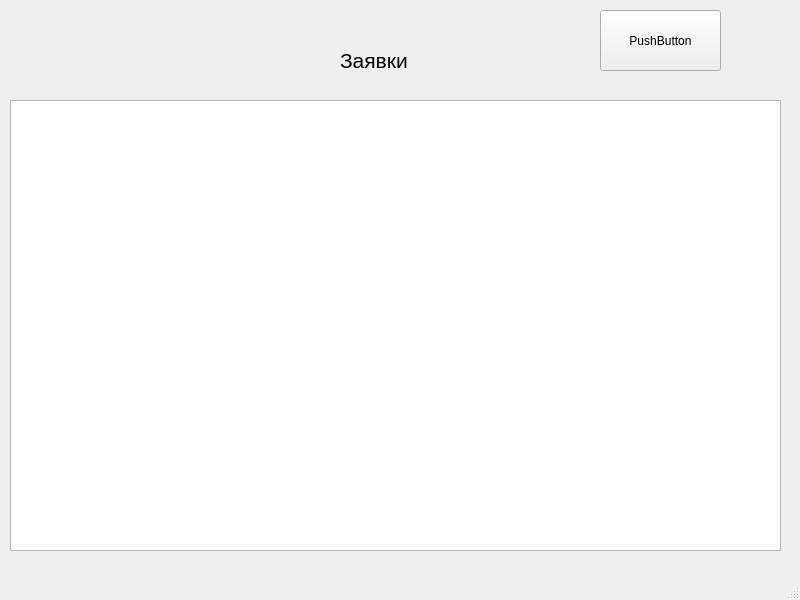
<?xml version="1.0" encoding="UTF-8"?>
<ui version="4.0">
 <class>MainWindow</class>
 <widget class="QMainWindow" name="MainWindow">
  <property name="geometry">
   <rect>
    <x>0</x>
    <y>0</y>
    <width>800</width>
    <height>600</height>
   </rect>
  </property>
  <property name="windowTitle">
   <string>MainWindow</string>
  </property>
  <widget class="QWidget" name="centralwidget">
   <widget class="QTableView" name="tableView">
    <property name="geometry">
     <rect>
      <x>10</x>
      <y>100</y>
      <width>771</width>
      <height>451</height>
     </rect>
    </property>
   </widget>
   <widget class="QLabel" name="label">
    <property name="geometry">
     <rect>
      <x>340</x>
      <y>30</y>
      <width>211</width>
      <height>61</height>
     </rect>
    </property>
    <property name="font">
     <font>
      <family>Segoe UI</family>
      <pointsize>16</pointsize>
     </font>
    </property>
    <property name="text">
     <string>Заявки</string>
    </property>
   </widget>
   <widget class="QPushButton" name="load_table">
    <property name="geometry">
     <rect>
      <x>600</x>
      <y>10</y>
      <width>121</width>
      <height>61</height>
     </rect>
    </property>
    <property name="text">
     <string>PushButton</string>
    </property>
   </widget>
  </widget>
  <widget class="QMenuBar" name="menubar">
   <property name="geometry">
    <rect>
     <x>0</x>
     <y>0</y>
     <width>800</width>
     <height>21</height>
    </rect>
   </property>
  </widget>
  <widget class="QStatusBar" name="statusbar"/>
 </widget>
 <resources/>
 <connections/>
</ui>
